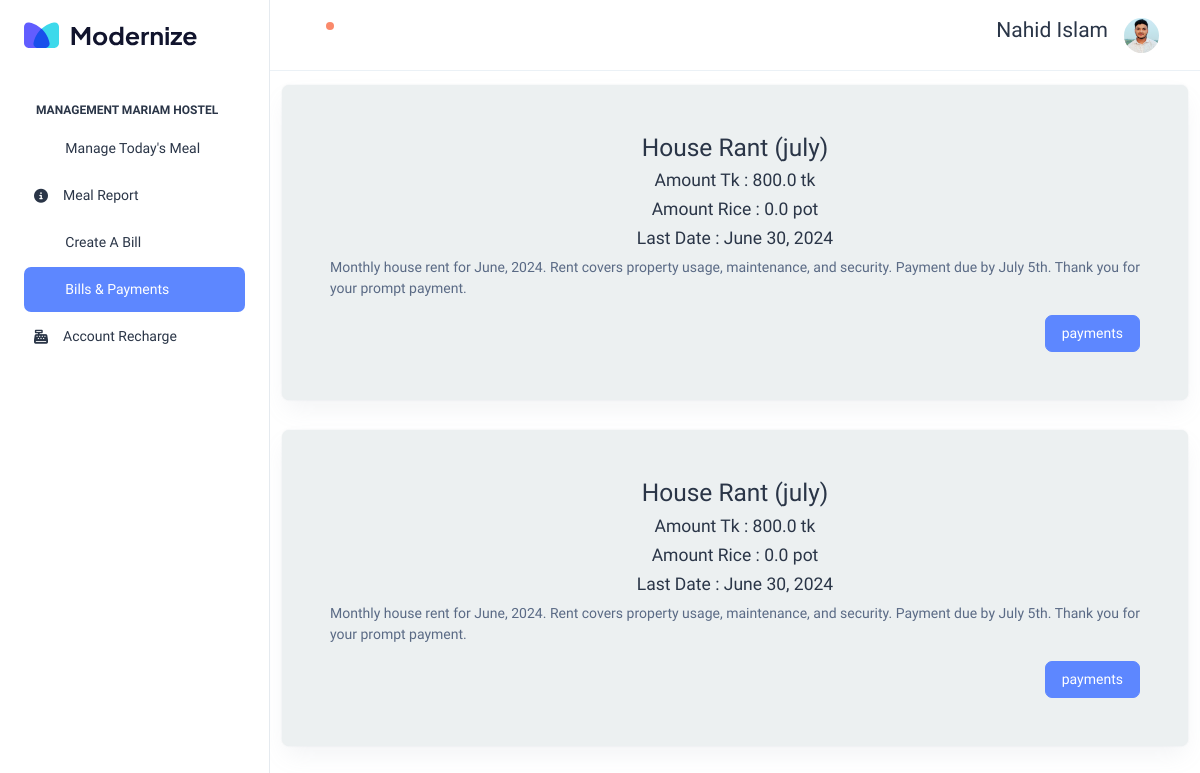
Page /management/billsandpayements/ (signed in) on the committed database.
### Accounts/models.py (models this page shows, shortened)
class CustomUser(AbstractUser):
    USER = (
        (1,"H-Controler"),
        (2,"H-Manager"),
        (3,"H-Border"),
    )
    is_email_varified = models.BooleanField(default=False)
    otp = models.CharField(max_length=8)
    otp_created_expired = models.DateTimeField(null=True, blank=True)
    user_type = models.CharField(choices = USER,max_length=50)
    profile_pic = models.ImageField(upload_to="profile_picture")
    able_change_pass = models.BooleanField(default=False)
    tow_factor_authentication = models.BooleanField(default=False)
    active_status = models.BooleanField(default=True)
    S =  models.BooleanField(default=True)
    D =  models.BooleanField(default=True)
    R =  models.BooleanField(default=True)
    manager_status = models.BooleanField(default=False) ### Manager Status
    workd_place = models.CharField(max_length=250, null=True, blank=True)
    study_at = models.CharField(max_length=250, null=True, blank=True)
    adress = models.CharField(max_length=250, null=True, blank=True)
    location = models.CharField(max_length=100, null=True, blank=True)
    phone_number = models.CharField(max_length=15, null=True, blank=True)

### management/models.py (models this page shows)
class Bills(models.Model):
    bill_creator = models.ForeignKey(HoltelManager, on_delete= models.DO_NOTHING)
    hostel_admin = models.ForeignKey(HoltelUser, on_delete= models.DO_NOTHING,null=True, blank=True)
    title = models.CharField(max_length=250)
    discription = models.TextField()
    bill_amount = models.FloatField()
    rice_ammount = models.FloatField(null=True, blank=True)
    last_date_of_payment = models.DateField()
    jorimana = models.FloatField(default=100.00)
    created_at = models.DateTimeField(auto_now_add=True)
    Updated_at = models.DateField(auto_now = True)
    payment_user = models.ManyToManyField(CustomUser, related_name='paymentof_bills')
    active_status = models.BooleanField(default=True)

### management/views.py (the view, shortened to what this page needs)
# urls.py: path('billsandpayements/', BillsandPayments.as_view(), name='billsandpayements'),
class BillsandPayments(View):
    @method_decorator(login_required)
    def get(self, request):
        user = request.user
        if user.manager_status:
            hostel_manger = HoltelManager.objects.filter(users = user)[0]
            hoste_admin = hostel_manger.admin
            bills = Bills.objects.filter(bill_creator = hostel_manger, active_status = True).order_by('-created_at')
            student_list = HoltelBorder.objects.filter(admin = hoste_admin)
            cp = {
                'bills':bills,
                'student_list':student_list,
                }
            return render(request,'management/billsandpayements.html',context=cp)
        else:
            return redirect('/login/')

### Publics/context.py (called while the page is built)
def notification(request):
    try:
        user = request.user
        notification = Notification.objects.filter(recever = user, seen_status = False).count()
    except:
        notification = 0
    return {'nn':notification}

### templates/management/billsandpayements.html (shortened to what this page needs)
{% extends 'manager_base.html' %}
{% block content %}
<div class="row ">
    {% for x in bills %}
    <div style="background-color: #ecf0f1;" class="col-12 card p-5 ">
        <div >
            <h3 class="text-center">{{x.title}}</h3>
            <h5 class="text-center">Amount Tk : {{x.bill_amount}} tk</h5>
            <h5 class="text-center">Amount Rice : {{x.rice_ammount}} pot</h5>
            <h5 class="text-center">Last Date : {{x.last_date_of_payment}}</h5>
            <p style="text-align: justify;">{{x.discription}}</p>
            <button type="button" class="btn btn-primary d-block ms-auto" data-bs-toggle="modal" data-bs-target="#staticBackdrop-{{x.id}}"  >payments</button>
        </div>
    </div>
    {% endfor %}
</div>
{% endblock content %}

### templates/includes/header.html (shortened to what this page needs)
      <header class="app-header border-bottom">
        <nav class="navbar navbar-expand-lg navbar-light">
          <ul class="navbar-nav">
            {% if nn > 0 %}
            <li class="nav-item">
                <a class="nav-link nav-icon-hover" href="/notifications/">
                  <i class="ti ti-bell-ringing"></i>
                  <div class="notification bg-danger rounded-circle"></div>
                </a>
            </li>
            {% else %}
            <li class="nav-item">
              <a class="nav-link nav-icon-hover" href="/notifications/">
                <i class="ti ti-bell-ringing"></i>
              </a>
          </li>
            {% endif %}
          </ul>
          <div class="navbar-collapse justify-content-end px-0" id="navbarNav">
            <ul class="navbar-nav flex-row ms-auto align-items-center justify-content-end">
              <h4>{{user.first_name}} {{user.last_name}}</h4>
              <li class="nav-item dropdown">
                <a class="nav-link nav-icon-hover" href="javascript:void(0)" id="drop2" data-bs-toggle="dropdown"
                  aria-expanded="false">
                  {% if user.profile_pic %}
                  <img src="{{user.profile_pic.url}}" alt="" width="35" height="35" class="rounded-circle">
                  {% else %}
                  <img src="/static/users.png" alt="" width="35" height="35" class="rounded-circle">
                  {% endif %}
                </a>
              </li>
            </ul>
          </div>
        </nav>
      </header>

### rows in the picture
CustomUser: first_name "Nahid", last_name "Islam", profile_pic (picture)
Bills: title "House Rant (july)", bill_amount "800.0", rice_ammount "0.0", last_date_of_payment "June 30, 2024", discription "Monthly house rent for June, 2024. Rent covers property usage, maintenance, and security. Payment due by July 5th. Thank you for your prompt payment."
Bills: title "House Rant (july)", bill_amount "800.0", rice_ammount "0.0", last_date_of_payment "June 30, 2024", discription "Monthly house rent for June, 2024. Rent covers property usage, maintenance, and security. Payment due by July 5th. Thank you for your prompt payment."
